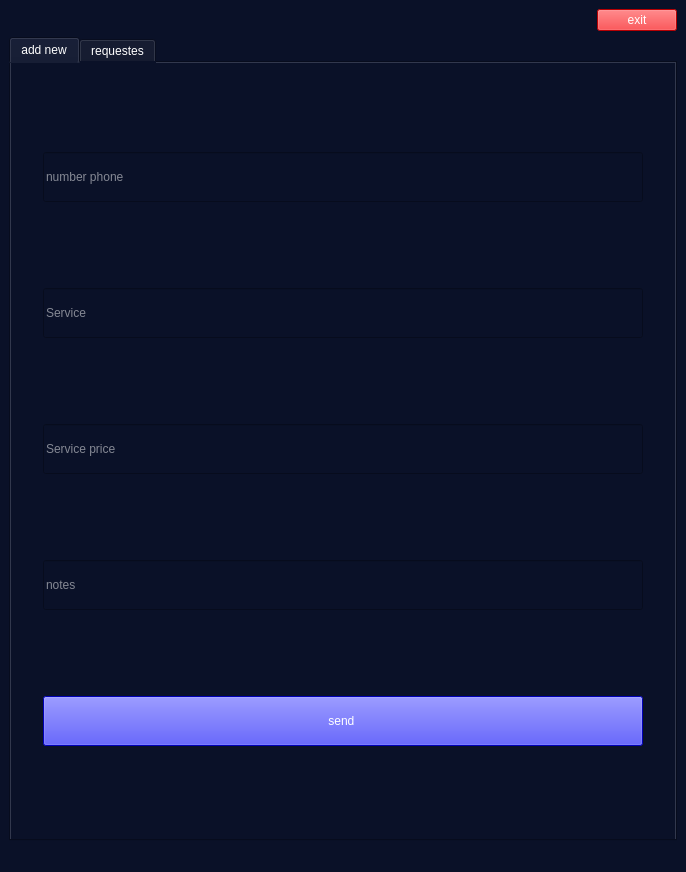
<?xml version="1.0" encoding="UTF-8"?>
<ui version="4.0">
 <class>add_req</class>
 <widget class="QMainWindow" name="add_req">
  <property name="geometry">
   <rect>
    <x>0</x>
    <y>0</y>
    <width>686</width>
    <height>872</height>
   </rect>
  </property>
  <property name="windowTitle">
   <string>MainWindow</string>
  </property>
  <property name="styleSheet">
   <string notr="true">background-color: rgb(10, 17, 40);
color: rgb(255, 255, 255);</string>
  </property>
  <widget class="QWidget" name="centralwidget">
   <layout class="QGridLayout" name="gridLayout">
    <item row="0" column="0">
     <spacer name="horizontalSpacer_3">
      <property name="orientation">
       <enum>Qt::Horizontal</enum>
      </property>
      <property name="sizeHint" stdset="0">
       <size>
        <width>579</width>
        <height>20</height>
       </size>
      </property>
     </spacer>
    </item>
    <item row="0" column="1">
     <widget class="QPushButton" name="pushButton_2">
      <property name="styleSheet">
       <string notr="true">background-color: rgb(255, 0, 4);</string>
      </property>
      <property name="text">
       <string>exit</string>
      </property>
     </widget>
    </item>
    <item row="1" column="0" colspan="2">
     <widget class="QTabWidget" name="tabWidget">
      <property name="styleSheet">
       <string notr="true">color: rgb(255, 255, 255);</string>
      </property>
      <property name="currentIndex">
       <number>0</number>
      </property>
      <widget class="QWidget" name="tab">
       <attribute name="title">
        <string>add new</string>
       </attribute>
       <layout class="QGridLayout" name="gridLayout_2">
        <item row="1" column="1">
         <widget class="QLineEdit" name="lineEdit_2">
          <property name="minimumSize">
           <size>
            <width>0</width>
            <height>50</height>
           </size>
          </property>
          <property name="styleSheet">
           <string notr="true">color: rgb(255, 255, 255);</string>
          </property>
          <property name="placeholderText">
           <string>Service</string>
          </property>
         </widget>
        </item>
        <item row="2" column="2">
         <spacer name="horizontalSpacer">
          <property name="orientation">
           <enum>Qt::Horizontal</enum>
          </property>
          <property name="sizeHint" stdset="0">
           <size>
            <width>40</width>
            <height>20</height>
           </size>
          </property>
         </spacer>
        </item>
        <item row="2" column="1">
         <widget class="QLineEdit" name="lineEdit_3">
          <property name="minimumSize">
           <size>
            <width>0</width>
            <height>50</height>
           </size>
          </property>
          <property name="styleSheet">
           <string notr="true">color: rgb(255, 255, 255);</string>
          </property>
          <property name="placeholderText">
           <string>Service price</string>
          </property>
         </widget>
        </item>
        <item row="4" column="1">
         <widget class="QPushButton" name="pushButton">
          <property name="minimumSize">
           <size>
            <width>0</width>
            <height>50</height>
           </size>
          </property>
          <property name="maximumSize">
           <size>
            <width>16777215</width>
            <height>16777215</height>
           </size>
          </property>
          <property name="styleSheet">
           <string notr="true">background-color: rgb(0, 0, 255);
font: 14pt &quot;Segoe UI&quot;;</string>
          </property>
          <property name="text">
           <string>send </string>
          </property>
          <property name="icon">
           <iconset theme="QIcon::ThemeIcon::DocumentSend"/>
          </property>
         </widget>
        </item>
        <item row="3" column="1">
         <widget class="QLineEdit" name="lineEdit_4">
          <property name="minimumSize">
           <size>
            <width>0</width>
            <height>50</height>
           </size>
          </property>
          <property name="styleSheet">
           <string notr="true">color: rgb(255, 255, 255);</string>
          </property>
          <property name="placeholderText">
           <string>notes</string>
          </property>
         </widget>
        </item>
        <item row="0" column="1">
         <widget class="QLineEdit" name="lineEdit">
          <property name="minimumSize">
           <size>
            <width>600</width>
            <height>50</height>
           </size>
          </property>
          <property name="styleSheet">
           <string notr="true">color: rgb(255, 255, 255);</string>
          </property>
          <property name="inputMask">
           <string/>
          </property>
          <property name="text">
           <string/>
          </property>
          <property name="placeholderText">
           <string>number phone</string>
          </property>
         </widget>
        </item>
        <item row="2" column="0">
         <spacer name="horizontalSpacer_2">
          <property name="orientation">
           <enum>Qt::Horizontal</enum>
          </property>
          <property name="sizeHint" stdset="0">
           <size>
            <width>40</width>
            <height>20</height>
           </size>
          </property>
         </spacer>
        </item>
       </layout>
      </widget>
      <widget class="QWidget" name="tab_2">
       <attribute name="title">
        <string>requestes</string>
       </attribute>
      </widget>
     </widget>
    </item>
   </layout>
  </widget>
  <widget class="QMenuBar" name="menubar">
   <property name="geometry">
    <rect>
     <x>0</x>
     <y>0</y>
     <width>686</width>
     <height>21</height>
    </rect>
   </property>
  </widget>
  <widget class="QStatusBar" name="statusbar"/>
 </widget>
 <resources/>
 <connections/>
</ui>
